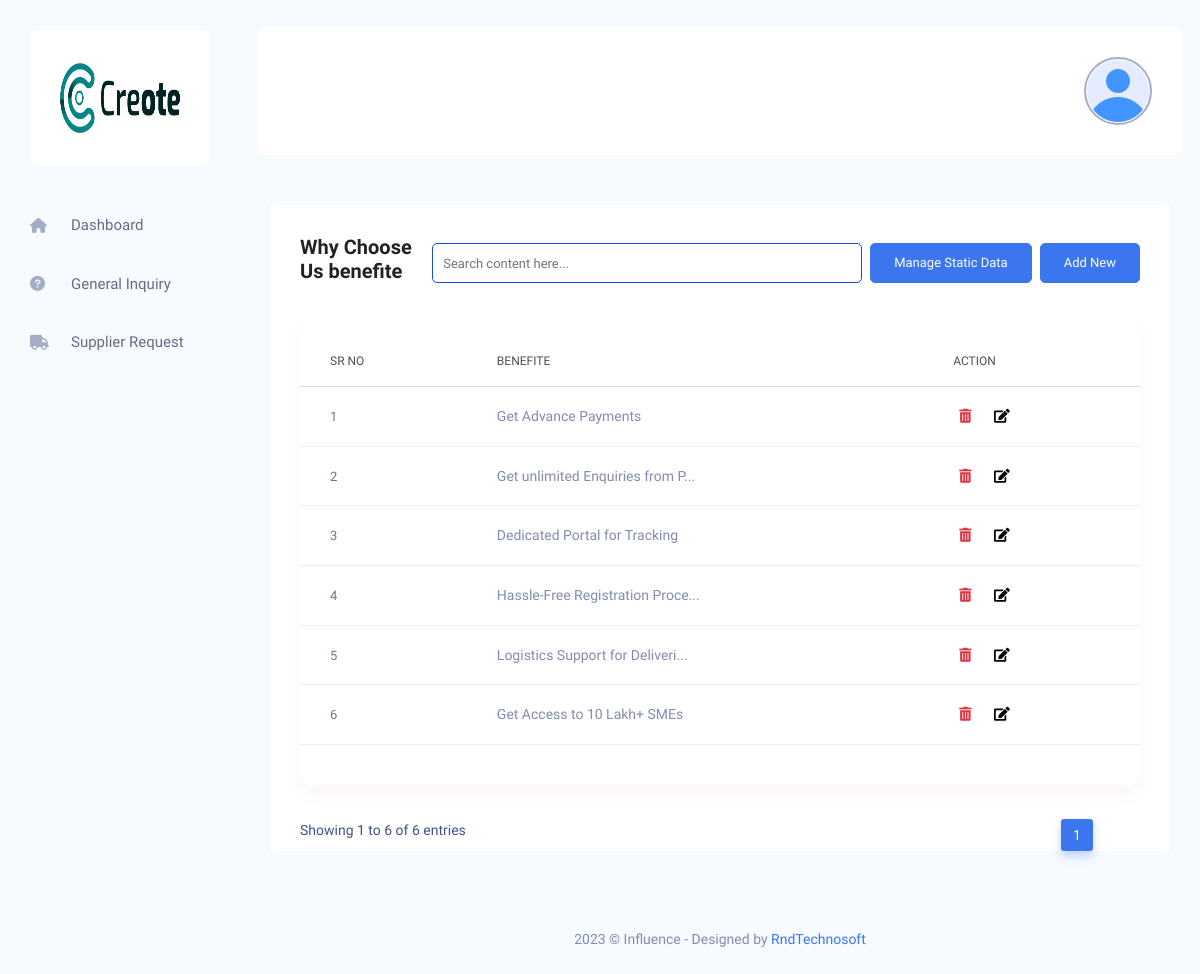
Page /admin/supplier-whychoose.php (signed in) on the committed database.
### tables this page shows
CREATE TABLE `tbl_footer_setting` (
  `id` int(11) UNSIGNED NOT NULL,
  `name` varchar(190) NOT NULL,
  `logo` varchar(190) NOT NULL,
  `alt_tag` varchar(191) NOT NULL,
  `background_image` text NOT NULL,
  `alt_tag1` varchar(191) NOT NULL,
  `about_us_des` varchar(250) NOT NULL,
  `facebook_link` varchar(191) NOT NULL,
  `twitter_link` varchar(191) NOT NULL,
  `instagram_link` varchar(191) NOT NULL,
  `youtube_link` varchar(191) NOT NULL,
  `create_at` timestamp NOT NULL DEFAULT current_timestamp(),
  `update_at` timestamp NULL DEFAULT NULL ON UPDATE current_timestamp()
);

CREATE TABLE `tbl_supplier_whychooseb` (
  `id` int(11) NOT NULL,
  `benefite` text NOT NULL,
  `whychoose_id` int(11) NOT NULL DEFAULT 1
);

### admin/supplier-whychoose.php (the view, shortened to what this page needs)
<?php
include 'includes/header.php';
?>
<?php
include 'includes/side-bar.php';
?>
<?php include 'includes/top-bar.php';
?>
<div class="main_content_iner ">
    <div class="container-fluid plr_30 body_white_bg pt_30">
        <div class="row justify-content-center">
            <div class="col-12">
                <div class="QA_section">
                    <div class="white_box_tittle list_header">
                        <h4>Why Choose Us benefite</h4>
                        <div class="box_right d-flex lms_block">
                            <div class="serach_field_2">
                                <div class="search_inner">
                                    <div class="search_field">
                                        <input type="text" placeholder="Search content here..." class="search-table-data">
                                    </div>
                                </div>
                            </div>
                            <div class="add_button ms-2">
                            <a href="whychoose_static_s.php" class="btn_1">Manage Static Data</a>
                            </div>
                            <div class="add_button ms-2">
                            <a href="add-whychoose-benefite_s.php?add=yes" class="btn_1">Add New</a>
                            </div>
                        </div>
                    </div>
                    <div class="QA_table ">
                        <table class="table lms_table_active">
                            <thead>
                                <tr>
                                    <th scope="col">Sr No</th>
                                    <th scope="col">Benefite</th>
                                    <th scope="col">Action</th>
                                </tr>
                            </thead>
                            <tbody>
                                <?php
                                    $cno = 1;
                                    $buyerwhychoose = "SELECT * FROM tbl_supplier_whychooseb";
                                    $whychooseb = mysqli_query($conn,$buyerwhychoose);
                                    while ($row = mysqli_fetch_assoc($whychooseb)) {
                                ?>
                                        <tr>
                                            <th scope="row"> <a href="#" class="question_content"><?php echo $cno ?></a></th>
                                            <td><?php
                    							$text=$row['benefite'];
                    							$rest = substr($text, 0, 30);
                    							if(strlen($text)<=30)
                    							{	echo $text;	}
                    							else
                    							{	echo stripslashes($rest)."...";	}
                    						?></td>
                                            <td>
                                                <form class="d-inline" onsubmit="return confirm('are you sure');">
                                                    <button type="submit" name="" id="" class="fas fa-trash-alt text-danger border border-0 bg-white">
                                                </form>&nbsp&nbsp
                                                <form class="d-inline" action="add-whychoose-benefite_s.php" method="get">
                                                    <button type="submit" name="" value="" id="" class="fas fa-edit  border border-0 bg-white">
                                                </form>
                                            </td>
                                        </tr>
                                <?php
                                        $cno++;
                                    }
                                 ?>
                            </tbody>
                        </table>
                    </div>
                </div>
            </div>
        </div>
    </div>
</div>
<?php
include 'includes/footer.php';
?>

### admin/includes/side-bar.php (shortened to what this page needs)
<?php
$select = "SELECT * FROM tbl_footer_setting WHERE id = 1";
$footerl = mysqli_query($conn, $select);
$sidebarlogo = mysqli_fetch_assoc($footerl);
?>
<nav class="sidebar">
    <div class="logo d-flex justify-content-between">
        <a href="home.php"><img src="./images/footer/<?php echo $sidebarlogo['logo']; ?>" height="70" width="70" alt="<?php echo $sidebarlogo['alt_tag']; ?>"></a>
    </div>
    <ul id="sidebar_menu">
        <li class="">
            <a class="" href="home.php" aria-expanded="false">
               <i class="fa-solid fa-house"></i>
                <span>Dashboard</span>
            </a>
        </li>
         <li class="">
            <a class="" href="manage-general-inquiry.php" aria-expanded="false">
                <i class="fa-solid fa-circle-question"></i>
                <span>General Inquiry</span>
            </a>
        </li>
         <li class="">
            <a class="" href="manage-supplier-request.php" aria-expanded="false">
                <i class="fas fa-truck"></i>
                <span>Supplier Request</span>
            </a>
        </li>
    </ul>
</nav>

### admin/assets/css/custome.css (style rules this page uses)
.serach_field_2 .search_inner input { color: #000; font-size: 13px; height: 40px; width: 100%; border-radius: 5px; padding-left: 10px !important; border: 1px solid #144bf6; padding-right: 15px; }

### rows in the picture
tbl_footer_setting: logo (placeholder picture)
tbl_supplier_whychooseb: benefite "Get Advance Payments"
tbl_supplier_whychooseb: benefite "Get unlimited Enquiries from P"
tbl_supplier_whychooseb: benefite "Dedicated Portal for Tracking"
tbl_supplier_whychooseb: benefite "Hassle-Free Registration Proce"
tbl_supplier_whychooseb: benefite "Logistics Support for Deliveri"
tbl_supplier_whychooseb: benefite "Get Access to 10 Lakh+ SMEs"
